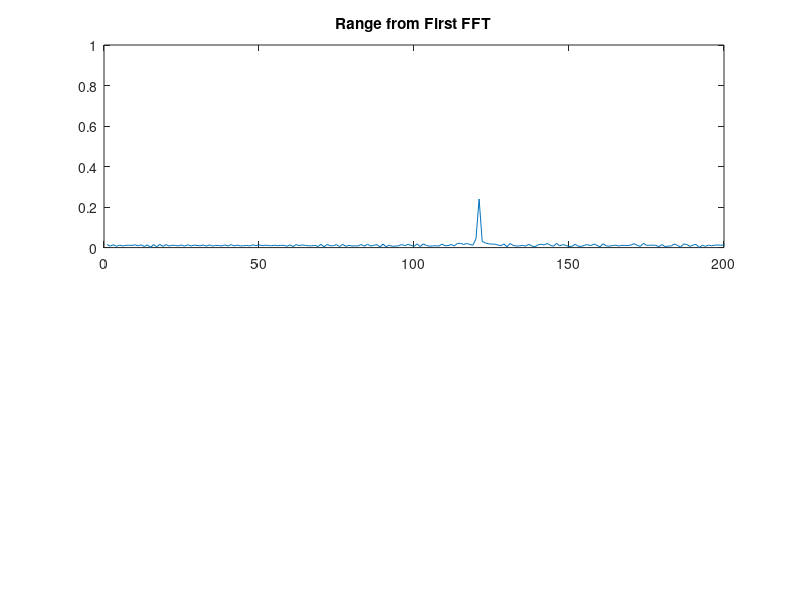
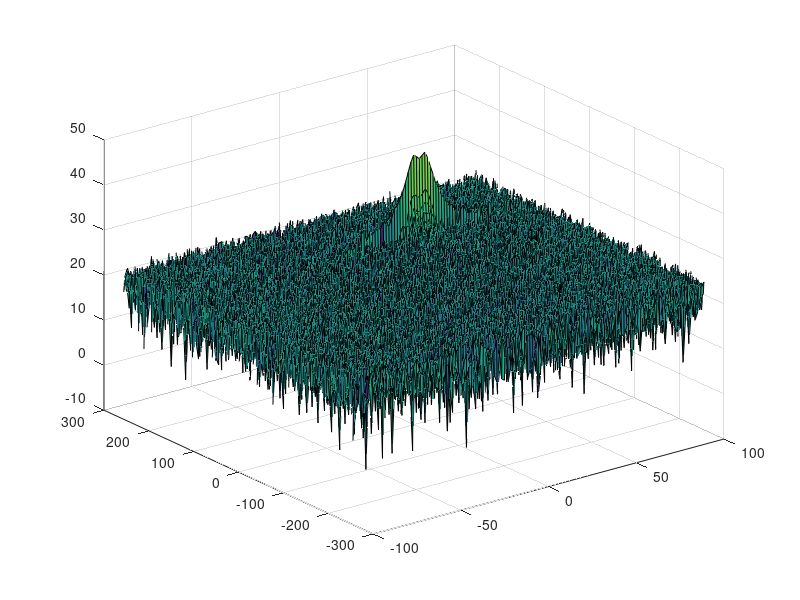

Here is the MATLAB script that generated these plots, in order: (Note: this script raises an error after producing the figures.)
clear all
clc;

%% Radar Specifications 
%%%%%%%%%%%%%%%%%%%%%%%%%%%
% Frequency of operation = 77GHz / Operating carrier frequency of Radar /carrier freq
%Max Range = 200m
%Range_Resolution = 1m
% Max Velocity = 100 m/s
fc= 77e9;
r_max = 200;
r_res = 1;
v_max = 100;
%%%%%%%%%%%%%%%%%%%%%%%%%%%
%speed of light = 3e8
c = 3e8;
%chirp factor cf
cf = 5.5;

%% User Defined Range and Velocity of target
% *%TODO* :
% define the target's initial position and velocity. Note : Velocity
% remains contant
%initial range of target = 120m and velocetiy = 35m/s
target_dist = 120;
target_vel = 35; 


%% FMCW Waveform Generation

% *%TODO* :
%Design the FMCW waveform by giving the specs of each of its parameters.
% Calculate the Bandwidth (B), Chirp Time (Tchirp) and Slope (slope) of the FMCW
% chirp using the requirements above.

B = c / (2*r_res);
Tchirp = cf*2*r_max/c;
slope = B/Tchirp;

                                                          
%The number of chirps in one sequence. Its ideal to have 2^ value for the ease of running the FFT
%for Doppler Estimation. 
Nd=128;                   % #of doppler cells OR #of sent periods % number of chirps

%The number of samples on each chirp. 
Nr=1024;                  %for length of time OR # of range cells

% Timestamp for running the displacement scenario for every sample on each
% chirp
t=linspace(0,Nd*Tchirp,Nr*Nd); %total time for samples


%Creating the vectors for Tx, Rx and Mix based on the total samples input.
Tx=zeros(1,length(t)); %transmitted signal
Rx=zeros(1,length(t)); %received signal
Mix = zeros(1,length(t)); %beat signal

%Similar vectors for range_covered and time delay.
r_t=zeros(1,length(t));
td=zeros(1,length(t));




%% Signal generation and Moving Target simulation
% Running the radar scenario over the time. 

for i=1:length(t)         
    
    
    % *%TODO* :
    %For each time stamp update the Range of the Target for constant velocity.
    %range of target gets de/increased by const velocity * time passed
    r_t(i) = target_dist + target_vel * t(i);
    %the time delay is given by the distance from ego vehicle to target and
    %back and the signals speed
    td(i) = 2 * r_t(i) / c;
    
    % *%TODO* :
    %For each time sample we need update the transmitted and
    %received signal. 
    Tx(i) = cos(2*pi*(fc*t(i) + slope * t(i)^2 / 2.0 ));
    Rx(i) = cos(2*pi*(fc*(t(i)-td(i)) + slope * (t(i)-td(i))^2 / 2.0 ));
    
  
    % *%TODO* :
    %Now by mixing the Transmit and Receive generate the beat signal
    %This is done by element wise matrix multiplication of Transmit and
    %Receiver Signal
    Mix(i) = Tx(i).* Rx(i); 
    
end

%% RANGE MEASUREMENT


 % *%TODO* :
%reshape the vector into Nr*Nd array. Nr and Nd here would also define the size of
%Range and Doppler FFT respectively.
beat = reshape(Mix,Nr,Nd);

 % *%TODO* :
%run the FFT on the beat signal along the range bins dimension (Nr) and
%normalize.
fft_beat = fft(beat,Nr);
fft_beat = fft_beat/Nr;

 % *%TODO* :
% Take the absolute value of FFT output
fft_beat = abs(fft_beat);

 % *%TODO* :
% Output of FFT is double sided signal, but we are interested in only one side of the spectrum.
% Hence we throw out half of the samples.
fft_beat = fft_beat(1:Nr/2);

%plotting the range
figure ('Name','Range from First FFT')
subplot(2,1,1)

 % *%TODO* :
 % plot FFT output 
plot(fft_beat);
axis ([0 200 0 1]);
title('Range from First FFT')  



%% RANGE DOPPLER RESPONSE
% The 2D FFT implementation is already provided here. This will run a 2DFFT
% on the mixed signal (beat signal) output and generate a range doppler
% map.You will implement CFAR on the generated RDM


% Range Doppler Map Generation.

% The output of the 2D FFT is an image that has reponse in the range and
% doppler FFT bins. So, it is important to convert the axis from bin sizes
% to range and doppler based on their Max values.

Mix=reshape(Mix,[Nr,Nd]);

% 2D FFT using the FFT size for both dimensions.
sig_fft2 = fft2(Mix,Nr,Nd);

% Taking just one side of signal from Range dimension.
sig_fft2 = sig_fft2(1:Nr/2,1:Nd);
sig_fft2 = fftshift (sig_fft2);
RDM = abs(sig_fft2);
RDM = 10*log10(RDM) ;

%use the surf function to plot the output of 2DFFT and to show axis in both
%dimensions
doppler_axis = linspace(-100,100,Nd);
range_axis = linspace(-200,200,Nr/2)*((Nr/2)/400);
figure,surf(doppler_axis,range_axis,RDM);

%% CFAR implementation

%Slide Window through the complete Range Doppler Map


%Select the number of Training Cells in both the dimensions.
T=[4,10];
%Select the number of Guard Cells in both dimensions around the Cell under 
%test (CUT) for accurate estimation
G=[4,8];


% *%TODO* :
% offset the threshold by SNR value in dB
offset = 5;
threshold_cfar = zeros(size(RDM))-1;
signal_cfar = zeros(size(RDM));

% *%TODO* :
%Create a vector to store noise_level for each iteration on training cells
noise_level = zeros(1,1);


% *%TODO* :
%design a loop such that it slides the CUT across range doppler map by
%giving margins at the edges for Training and Guard Cells.
%For every iteration sum the signal level within all the training
%cells. To sum convert the value from logarithmic to linear using db2pow
%function. Average the summed values for all of the training
%cells used. After averaging convert it back to logarithimic using pow2db.
%Further add the offset to it to determine the threshold. Next, compare the
%signal under CUT with this threshold. If the CUT level > threshold assign
%it a value of 1, else equate it to 0.
size = size(RDM);
rdm_size_x = size(1);
rdm_size_y = size(2);

for x = (T(1)+G(1)+1) : (rdm_size_x-(G(1)+T(1)))
   for y = (T(2)+G(2)+1) : (rdm_size_y-(G(2)+T(2)))
       % Use RDM[x,y] as the matrix from the output of 2D FFT for implementing CFAR
       %Fist sum the overall training cell region, then substract the sum of
       %the overall guardcell region.
       noise_sum = sum(db2pow(RDM( i-T(1)-G(1) : i+T(1)+G(1), x-G(2)-T(2) : x+G(2)+T(2) )),'all') -...
                    sum(db2pow(RDM(i-G(1) : i+G(1), y-G(2) : y+G(2) )),'all');
                
       num_Tcells = (2*( T(1)+G(1) ) +1) * (2*( T(2)+G(2) ) +1) ...
                    - (2* G(1) +1) * (2* G(2) +1);

       threshold = pow2db(noise_sum / num_Tcells);
       threshold = threshold + offset;
       threshold_cfar(x,y) = threshold;
                
                
       CUT = RDM(x,y);
       if (CUT > threshold)
            signal_cfar(x,y) = 1;
       end
       %signal_cfar is initialized with yeros.
   end
end    

   




% *%TODO* :
% The process above will generate a thresholded block, which is smaller 
%than the Range Doppler Map as the CUT cannot be located at the edges of
%matrix. Hence,few cells will not be thresholded. To keep the map size same
% set those values to 0. 
 








% *%TODO* :
%display the CFAR output using the Surf function like we did for Range
%Doppler Response output.
figure,surf(doppler_axis,range_axis,signal_cfar);
colorbar;
title('2D CFAR')

 
 